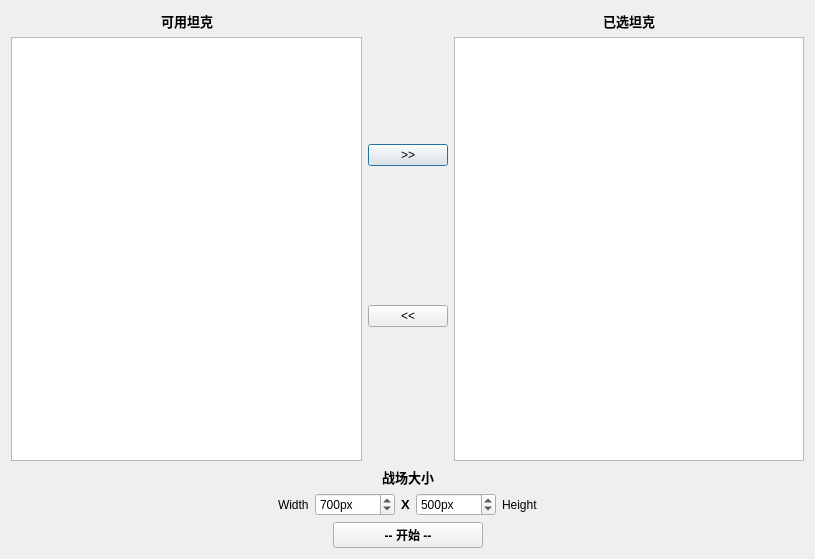
<?xml version="1.0" encoding="UTF-8"?>
<ui version="4.0">
 <class>Dialog</class>
 <widget class="QDialog" name="Dialog">
  <property name="geometry">
   <rect>
    <x>0</x>
    <y>0</y>
    <width>815</width>
    <height>559</height>
   </rect>
  </property>
  <property name="windowTitle">
   <string>Battle Selection</string>
  </property>
  <property name="windowIcon">
   <iconset>
    <normaloff>robotImages/smallgrey.png</normaloff>robotImages/smallgrey.png</iconset>
  </property>
  <property name="modal">
   <bool>false</bool>
  </property>
  <layout class="QVBoxLayout" name="verticalLayout_5">
   <item>
    <layout class="QHBoxLayout" name="horizontalLayout_6">
     <item>
      <layout class="QVBoxLayout" name="verticalLayout_3">
       <item>
        <layout class="QHBoxLayout" name="horizontalLayout">
         <item>
          <spacer name="horizontalSpacer_3">
           <property name="orientation">
            <enum>Qt::Horizontal</enum>
           </property>
           <property name="sizeHint" stdset="0">
            <size>
             <width>40</width>
             <height>20</height>
            </size>
           </property>
          </spacer>
         </item>
         <item>
          <widget class="QLabel" name="label">
           <property name="font">
            <font>
             <pointsize>10</pointsize>
             <weight>75</weight>
             <bold>true</bold>
            </font>
           </property>
           <property name="text">
            <string>可用坦克</string>
           </property>
          </widget>
         </item>
         <item>
          <spacer name="horizontalSpacer_4">
           <property name="orientation">
            <enum>Qt::Horizontal</enum>
           </property>
           <property name="sizeHint" stdset="0">
            <size>
             <width>40</width>
             <height>20</height>
            </size>
           </property>
          </spacer>
         </item>
        </layout>
       </item>
       <item>
        <widget class="QListWidget" name="listWidget"/>
       </item>
      </layout>
     </item>
     <item>
      <layout class="QVBoxLayout" name="verticalLayout">
       <item>
        <widget class="QPushButton" name="pushButton">
         <property name="sizePolicy">
          <sizepolicy hsizetype="Fixed" vsizetype="Fixed">
           <horstretch>0</horstretch>
           <verstretch>0</verstretch>
          </sizepolicy>
         </property>
         <property name="text">
          <string>&gt;&gt;</string>
         </property>
        </widget>
       </item>
       <item>
        <widget class="QPushButton" name="pushButton_2">
         <property name="sizePolicy">
          <sizepolicy hsizetype="Fixed" vsizetype="Fixed">
           <horstretch>0</horstretch>
           <verstretch>0</verstretch>
          </sizepolicy>
         </property>
         <property name="text">
          <string>&lt;&lt;</string>
         </property>
        </widget>
       </item>
      </layout>
     </item>
     <item>
      <layout class="QVBoxLayout" name="verticalLayout_4">
       <item>
        <layout class="QHBoxLayout" name="horizontalLayout_5">
         <item>
          <spacer name="horizontalSpacer_7">
           <property name="orientation">
            <enum>Qt::Horizontal</enum>
           </property>
           <property name="sizeHint" stdset="0">
            <size>
             <width>40</width>
             <height>20</height>
            </size>
           </property>
          </spacer>
         </item>
         <item>
          <widget class="QLabel" name="label_2">
           <property name="font">
            <font>
             <pointsize>10</pointsize>
             <weight>75</weight>
             <bold>true</bold>
            </font>
           </property>
           <property name="text">
            <string>已选坦克</string>
           </property>
          </widget>
         </item>
         <item>
          <spacer name="horizontalSpacer_8">
           <property name="orientation">
            <enum>Qt::Horizontal</enum>
           </property>
           <property name="sizeHint" stdset="0">
            <size>
             <width>40</width>
             <height>20</height>
            </size>
           </property>
          </spacer>
         </item>
        </layout>
       </item>
       <item>
        <widget class="QListWidget" name="listWidget_2"/>
       </item>
      </layout>
     </item>
    </layout>
   </item>
   <item>
    <layout class="QVBoxLayout" name="verticalLayout_2">
     <item>
      <layout class="QHBoxLayout" name="horizontalLayout_4">
       <item>
        <spacer name="horizontalSpacer_5">
         <property name="orientation">
          <enum>Qt::Horizontal</enum>
         </property>
         <property name="sizeHint" stdset="0">
          <size>
           <width>40</width>
           <height>20</height>
          </size>
         </property>
        </spacer>
       </item>
       <item>
        <widget class="QLabel" name="label_3">
         <property name="font">
          <font>
           <pointsize>10</pointsize>
           <weight>75</weight>
           <bold>true</bold>
          </font>
         </property>
         <property name="text">
          <string>战场大小</string>
         </property>
        </widget>
       </item>
       <item>
        <spacer name="horizontalSpacer_6">
         <property name="orientation">
          <enum>Qt::Horizontal</enum>
         </property>
         <property name="sizeHint" stdset="0">
          <size>
           <width>40</width>
           <height>20</height>
          </size>
         </property>
        </spacer>
       </item>
      </layout>
     </item>
     <item>
      <layout class="QHBoxLayout" name="horizontalLayout_3">
       <item>
        <spacer name="horizontalSpacer_2">
         <property name="orientation">
          <enum>Qt::Horizontal</enum>
         </property>
         <property name="sizeHint" stdset="0">
          <size>
           <width>40</width>
           <height>20</height>
          </size>
         </property>
        </spacer>
       </item>
       <item>
        <layout class="QHBoxLayout" name="horizontalLayout_2">
         <item>
          <widget class="QLabel" name="label_5">
           <property name="text">
            <string>Width</string>
           </property>
          </widget>
         </item>
         <item>
          <widget class="QSpinBox" name="spinBox">
           <property name="suffix">
            <string>px</string>
           </property>
           <property name="minimum">
            <number>300</number>
           </property>
           <property name="maximum">
            <number>100000</number>
           </property>
           <property name="value">
            <number>700</number>
           </property>
          </widget>
         </item>
         <item>
          <widget class="QLabel" name="label_4">
           <property name="font">
            <font>
             <pointsize>10</pointsize>
             <weight>75</weight>
             <bold>true</bold>
            </font>
           </property>
           <property name="text">
            <string>X</string>
           </property>
          </widget>
         </item>
         <item>
          <widget class="QSpinBox" name="spinBox_2">
           <property name="suffix">
            <string>px</string>
           </property>
           <property name="minimum">
            <number>300</number>
           </property>
           <property name="maximum">
            <number>100000</number>
           </property>
           <property name="value">
            <number>500</number>
           </property>
          </widget>
         </item>
        </layout>
       </item>
       <item>
        <widget class="QLabel" name="label_6">
         <property name="text">
          <string>Height</string>
         </property>
        </widget>
       </item>
       <item>
        <spacer name="horizontalSpacer">
         <property name="orientation">
          <enum>Qt::Horizontal</enum>
         </property>
         <property name="sizeHint" stdset="0">
          <size>
           <width>40</width>
           <height>20</height>
          </size>
         </property>
        </spacer>
       </item>
      </layout>
     </item>
    </layout>
   </item>
   <item>
    <layout class="QHBoxLayout" name="horizontalLayout_7">
     <item>
      <spacer name="horizontalSpacer_9">
       <property name="orientation">
        <enum>Qt::Horizontal</enum>
       </property>
       <property name="sizeHint" stdset="0">
        <size>
         <width>40</width>
         <height>20</height>
        </size>
       </property>
      </spacer>
     </item>
     <item>
      <widget class="QPushButton" name="pushButton_3">
       <property name="sizePolicy">
        <sizepolicy hsizetype="Fixed" vsizetype="Fixed">
         <horstretch>0</horstretch>
         <verstretch>0</verstretch>
        </sizepolicy>
       </property>
       <property name="minimumSize">
        <size>
         <width>150</width>
         <height>0</height>
        </size>
       </property>
       <property name="font">
        <font>
         <weight>75</weight>
         <bold>true</bold>
        </font>
       </property>
       <property name="text">
        <string>-- 开始 --</string>
       </property>
      </widget>
     </item>
     <item>
      <spacer name="horizontalSpacer_10">
       <property name="orientation">
        <enum>Qt::Horizontal</enum>
       </property>
       <property name="sizeHint" stdset="0">
        <size>
         <width>40</width>
         <height>20</height>
        </size>
       </property>
      </spacer>
     </item>
    </layout>
   </item>
  </layout>
 </widget>
 <resources/>
 <connections/>
</ui>
